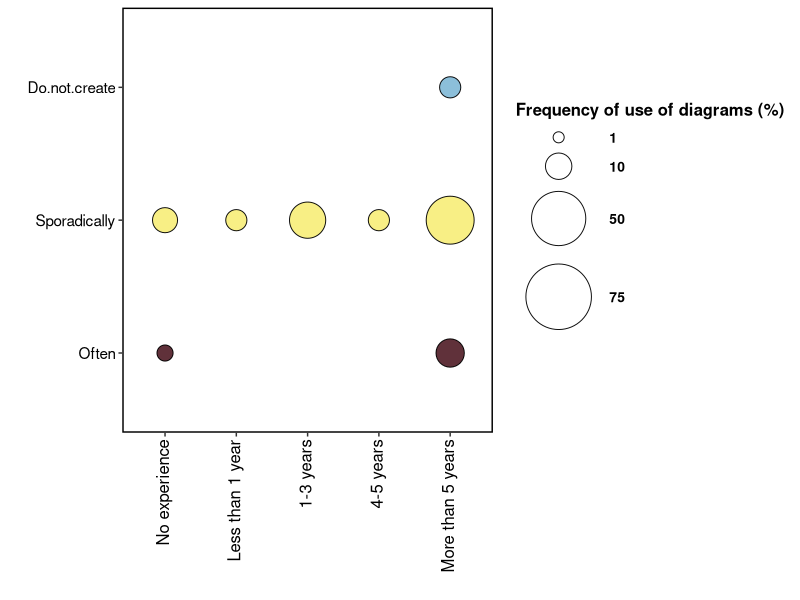
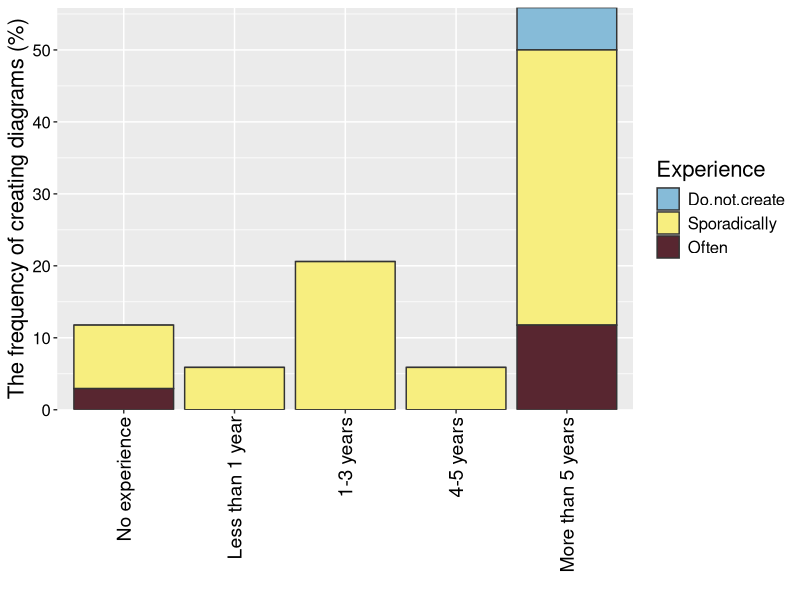

The R source for these figures, in order:
library(ggplot2)
library(reshape2)

dados = read.csv("experience-create.csv", header = TRUE)
pcm = melt(dados, id = c("Experience"))

#define the colours to use in the figure
colours = c( "#86BBD8", "#F7EE7F", "#582630","#F1A66A","#F26157", "#F9ECCC", "#679289", "#33658A", "#F6AE2D","#86BBD8")
pcm$Experience <- factor(pcm$Experience,levels=unique(pcm$Experience))

xx = ggplot(pcm, aes(x = Experience, y = variable)) + 
  geom_point(aes(size = value, fill = variable), alpha = 0.95, shape = 21) + 
  scale_size_continuous(limits = c(0.000001, 100), range = c(1,25), breaks = c(1,10,50,75)) + 
  labs( x= "", y = "", size = "Frequency of use of diagrams (%)", fill = "")  + 
  theme(legend.key=element_blank(), 
        axis.text.x = element_text(colour = "black", size = 12, angle = 90, vjust = 0.3, hjust = 1), 
        axis.text.y = element_text(colour = "black", size = 11), 
        legend.text = element_text(size = 10, face ="bold", colour ="black"), 
        legend.title = element_text(size = 12, face = "bold"), 
        panel.background = element_blank(), panel.border = element_rect(colour = "black", fill = NA, size = 1), 
        legend.position = "right") +  
  scale_fill_manual(values = colours, guide = "none") + 
  scale_y_discrete(limits = rev(levels(pcm$variable))) 

xx

#make the plot!
mx = ggplot(pcm, aes(x = Experience, fill = variable, y = value)) + 
  geom_bar(stat = "identity", colour = "#333333") + 
  theme(axis.text.x = element_text(angle = 90, size = 14, colour = "black", vjust = 0.5, hjust = 1), 
        axis.title.y = element_text(size = 16), legend.title = element_text(size = 16), 
        legend.text = element_text(size = 12, colour = "black"), 
        axis.text.y = element_text(colour = "black", size = 12)) + 
  scale_y_continuous(expand = c(0,0)) + 
  labs(x = "", y = "The frequency of creating diagrams (%)", fill = "Experience") + 
  scale_fill_manual(values = colours)

mx
